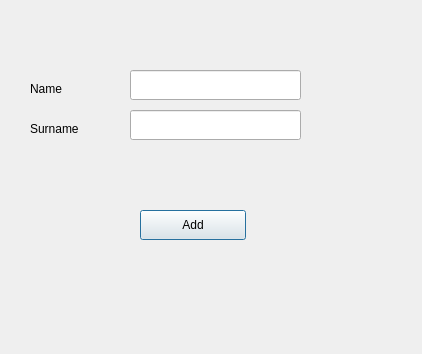
<?xml version="1.0" encoding="UTF-8"?>
<ui version="4.0">
 <class>Dialog</class>
 <widget class="QDialog" name="Dialog">
  <property name="geometry">
   <rect>
    <x>0</x>
    <y>0</y>
    <width>422</width>
    <height>354</height>
   </rect>
  </property>
  <property name="windowTitle">
   <string>Dialog</string>
  </property>
  <widget class="QLabel" name="label_2">
   <property name="geometry">
    <rect>
     <x>30</x>
     <y>80</y>
     <width>73</width>
     <height>18</height>
    </rect>
   </property>
   <property name="text">
    <string>Name</string>
   </property>
  </widget>
  <widget class="QLabel" name="label_3">
   <property name="geometry">
    <rect>
     <x>30</x>
     <y>120</y>
     <width>73</width>
     <height>18</height>
    </rect>
   </property>
   <property name="text">
    <string>Surname</string>
   </property>
  </widget>
  <widget class="QPushButton" name="pushButton">
   <property name="geometry">
    <rect>
     <x>140</x>
     <y>210</y>
     <width>106</width>
     <height>30</height>
    </rect>
   </property>
   <property name="text">
    <string>Add</string>
   </property>
  </widget>
  <widget class="QLineEdit" name="name">
   <property name="geometry">
    <rect>
     <x>130</x>
     <y>70</y>
     <width>171</width>
     <height>30</height>
    </rect>
   </property>
  </widget>
  <widget class="QLineEdit" name="surname">
   <property name="geometry">
    <rect>
     <x>130</x>
     <y>110</y>
     <width>171</width>
     <height>30</height>
    </rect>
   </property>
  </widget>
  <widget class="QLabel" name="label">
   <property name="geometry">
    <rect>
     <x>50</x>
     <y>260</y>
     <width>311</width>
     <height>18</height>
    </rect>
   </property>
   <property name="text">
    <string/>
   </property>
  </widget>
 </widget>
 <resources/>
 <connections/>
</ui>
